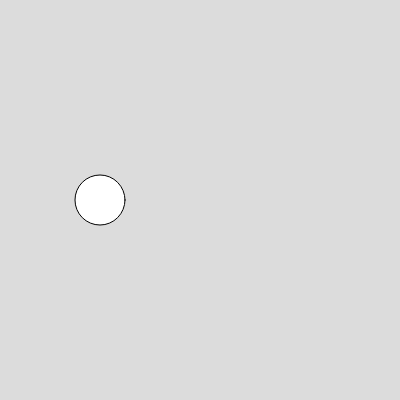
Frame 1 (no input)
Frame 60 (no input): identical to frame 1, image omitted
Frame 120 (the mouse pressed at the canvas centre since frame 60): identical to frame 1, image omitted

The p5.js sketch that drew this single still picture (run headless with seeded random() and noise() and a simulated clock; from frame 60 on, the mouse is pressed at the canvas centre):

// p5.js sketch
// ── sketch.js

function drawCircle(circleObj){
  circle(circleObj. x, circleObj.y, circleObj.radius);
}


function setup() {
  createCanvas(400, 400);
  
}

function draw() {
  background(220);
  drawCircle(myCircle);
}

// ── shapes.js
let myCircle = {x: 100, y: 200, radius: 50}
